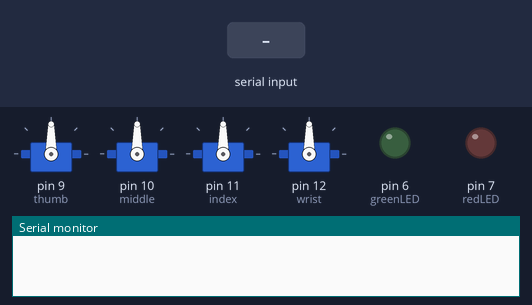
Bench run of a sketch on a simulated Arduino Uno, built with avr-gcc and run on an emulated ATmega328P. Parts: 4 × servo, output pins drawn as LEDs (lit = HIGH), the last lines printed to the serial monitor. Inputs (shaded band) come from the test bench.

Above: at 1.2 s.
1.3 s: "CORRECT,1\n" received over Serial
At 1.6 s:
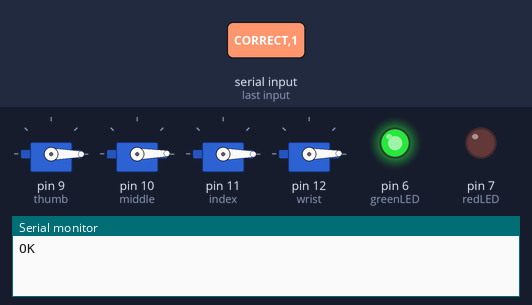
2.8 s: "CORRECT,150\n" received over Serial
At 4.0 s:
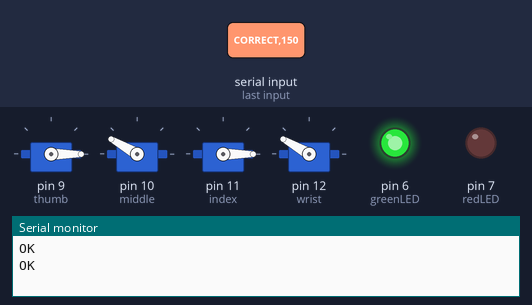
4.3 s: "INCORRECT\n" received over Serial
At 5.1 s:
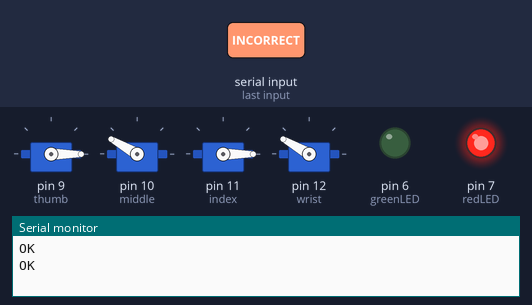
5.8 s: "90,45,200\n" received over Serial
At 6.2 s:
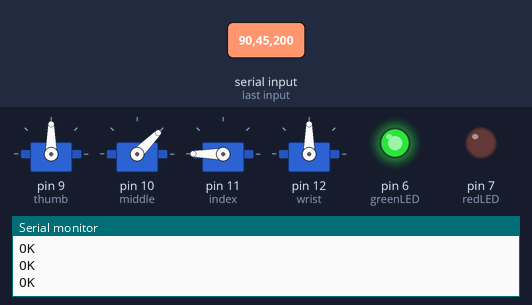
7.3 s: "30,150,10\n" received over Serial
At 8.5 s:
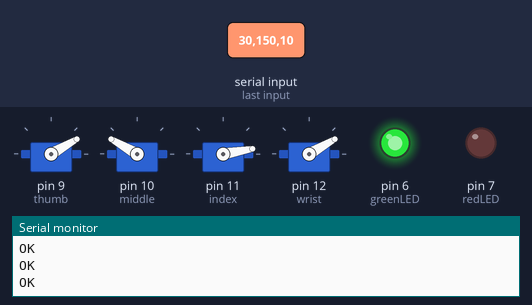
8.8 s: "90,45\n" received over Serial
At 9.5 s:
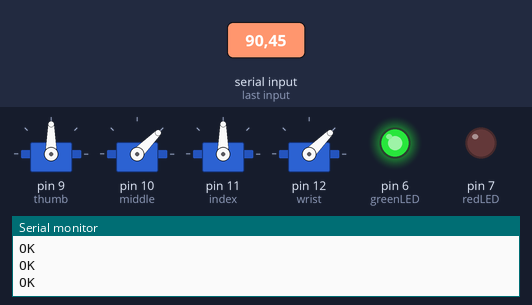
Timing chart, 0 to 11.3 s (numbered marks = the images above; inputs shaded):
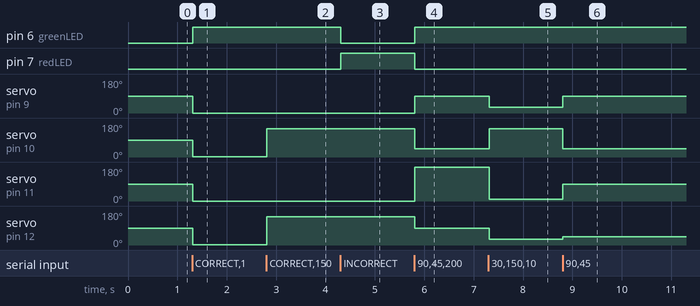

Measured:
- after the input at 1.3 s, pin 6 (greenLED): LOW → HIGH at once; servo on pin 9 (thumb), servo on pin 11 (index): 90° → 0° at once; servo on pin 10 (middle), servo on pin 12 (wrist): 90° → 1° at once
- after the input at 2.8 s, servo on pin 10 (middle), servo on pin 12 (wrist): 1° → 150° at once
- after the input at 4.3 s, pin 6 (greenLED): HIGH → LOW at once; pin 7 (redLED): LOW → HIGH at once
- after the input at 5.8 s, pin 6 (greenLED): LOW → HIGH at once; pin 7 (redLED): HIGH → LOW at once; servo on pin 9 (thumb): 0° → 90° at once; servo on pin 10 (middle): 150° → 45° at once; servo on pin 11 (index): 0° → 180° at once
- after the input at 7.3 s, servo on pin 9 (thumb), servo on pin 12 (wrist): 90° → 30° at once; servo on pin 10 (middle): 45° → 150° at once; servo on pin 11 (index): 180° → 10° at once
- after the input at 8.8 s, servo on pin 9 (thumb): 30° → 90° at once; servo on pin 10 (middle): 150° → 45° at once; servo on pin 11 (index): 10° → 90° at once; servo on pin 12 (wrist): 30° → 45° at once

The sketch:

emg.ino
```cpp
#include <Servo.h> //Open servo library

Servo thumb, index, middle, wrist; //Create servo objects

//Store pin numbers for light system
int greenLED = 6;
int redLED = 7;

void setup() {
  // put your setup code here, to run once:
  //Attach servos to each object
  thumb.attach(9);
  middle.attach(10);
  index.attach(11);
  wrist.attach(12);

  //Control the output of the LEDs
  pinMode(greenLED, OUTPUT);
  pinMode(redLED, OUTPUT);

  //Helps communicate with python, USB, and arduino
  Serial.begin(9600);
}

void loop() {
  // put your main code here, to run repeatedly:
  // Communicates with python
  if (Serial.available() > 0) {
    String data = Serial.readStringUntil('\n'); //Python sends the degrees of the hand/finger

    //Checks predicted gesture vs actual gesture and returns LED
    if (data == "CORRECT") {
      digitalWrite(greenLED, HIGH);
      digitalWrite(redLED, LOW);
      return;
    }

    if (data == "INCORRECT") {
      digitalWrite(redLED, HIGH);
      digitalWrite(greenLED, LOW);
      return;
    }

    // Identify commas of each python signal
    int c1 = data.indexOf(',');
    int c2 = data.indexOf(',', c1 + 1);
    int c3 = data.indexOf(',', c2 + 1);

    //Extract numbers from each
    int a1 = data.substring(0, c1).toInt();
    int a2 = data.substring(c1 + 1, c2).toInt();
    int a3 = data.substring(c2 + 1, c3).toInt();
    int a4 = data.substring(c3 + 1).toInt();

    //Moves servos according to the python data (now simplified/separated)
    thumb.write(a1);
    middle.write(a2);
    index.write(a3);
    wrist.write(a4);

    //If it is a valid gesture...
    digitalWrite(greenLED, HIGH);
    digitalWrite(redLED, LOW);

    //Send OK to python
    Serial.println("OK");
  }
}
```
